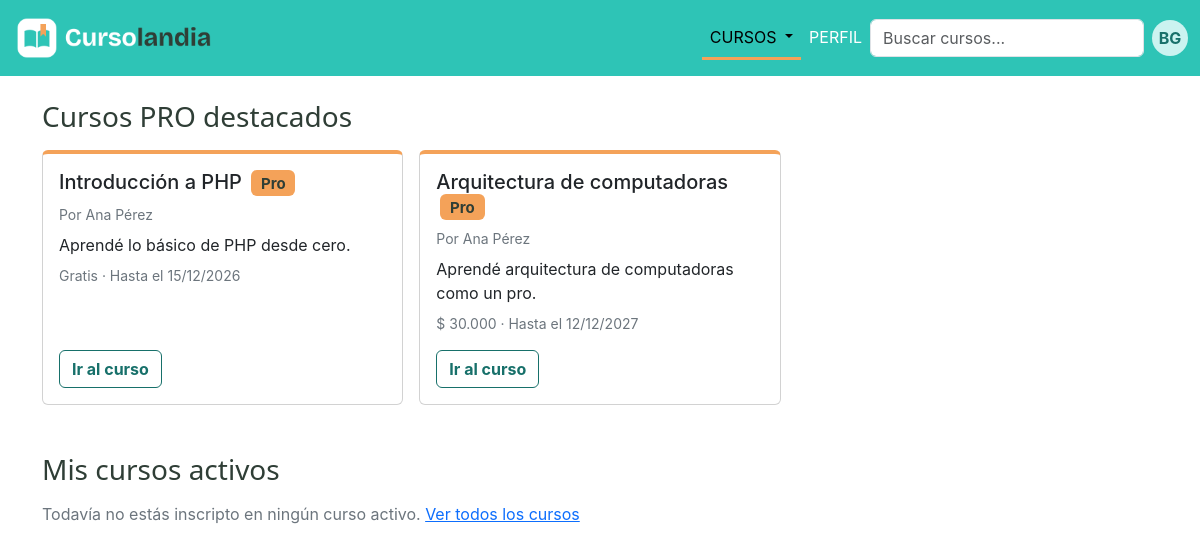
The app's page /vistas/principal.php (signed in), older data.
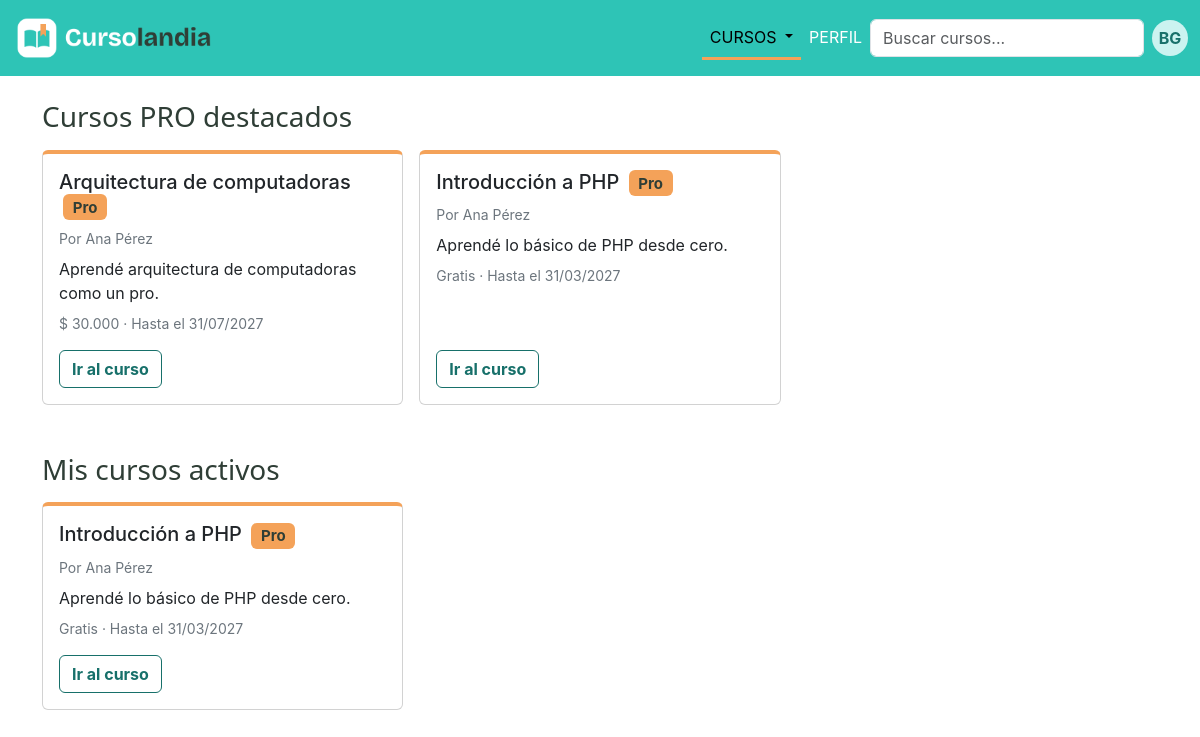
The same page, newer data.
### tables this page shows
CREATE TABLE curso (
    id_curso      INT UNSIGNED NOT NULL AUTO_INCREMENT,
    titulo        VARCHAR(100) NOT NULL,
    descripcion   TEXT NOT NULL,
    costo         DECIMAL(10,2) NULL,
    cupo          INT UNSIGNED NULL,
    fecha_inicio  DATE NOT NULL,
    fecha_fin     DATE NOT NULL,
    tipo_acceso   ENUM('publico','privado') NOT NULL DEFAULT 'publico',
    id_creador    INT UNSIGNED NOT NULL,
    PRIMARY KEY (id_curso),
    CONSTRAINT chk_curso_costo  CHECK (costo > 0),
    CONSTRAINT chk_curso_cupo   CHECK (cupo > 0),
    CONSTRAINT chk_curso_fechas CHECK (fecha_fin >= fecha_inicio),
    CONSTRAINT fk_curso_creador FOREIGN KEY (id_creador)
        REFERENCES usuario (id_usuario)
        ON UPDATE CASCADE
        ON DELETE RESTRICT
);

CREATE TABLE usuario (
    id_usuario        INT UNSIGNED NOT NULL COMMENT 'DNI del usuario',
    nombre            VARCHAR(50)  NOT NULL,
    apellido          VARCHAR(50)  NOT NULL,
    email             VARCHAR(100) NOT NULL UNIQUE,
    contrasenia       VARCHAR(255) NOT NULL,
    fecha_nacimiento  DATE NOT NULL,
    telefono          VARCHAR(20)  NULL,
    antecedentes      TEXT NULL,
    imagen_principal  VARCHAR(255) NOT NULL DEFAULT 'img/avatar-default.png',
    tipo_plan         ENUM('gratuito','pro') NOT NULL DEFAULT 'gratuito',
    fecha_venc_pro    DATE NULL,
    PRIMARY KEY (id_usuario),
    CONSTRAINT chk_usuario_dni CHECK (id_usuario BETWEEN 1000000 AND 99999999),
    CONSTRAINT chk_usuario_pro CHECK (tipo_plan = 'gratuito' OR fecha_venc_pro IS NOT NULL)
);

### controles/ControlCurso.php (called while the page is built, shortened)
<?php
require_once __DIR__ . '/../clases/Curso.php';
require_once __DIR__ . '/../clases/Usuario.php';
require_once __DIR__ . '/../traits/AccesoBD.php';
class ControlCurso
{
    public function obtenerDestacados()
    {
        $sql = self::SELECT_CURSO . "
                WHERE u.tipo_plan = 'pro' AND u.fecha_venc_pro >= CURDATE()
                  AND c.fecha_fin >= CURDATE()
                ORDER BY c.fecha_inicio";
        $resultado = $this->consultar($sql);
        return $this->armarCursos($resultado);
    }
    public function obtenerActivosDeInscripto(int $idUsuario)
    {
        $sql = self::SELECT_CURSO . "
                JOIN inscripcion i ON i.id_curso = c.id_curso
                WHERE i.id_usuario = ?
                  AND i.estado = 'confirmada'
                  AND CURDATE() BETWEEN c.fecha_inicio AND c.fecha_fin
                ORDER BY c.fecha_fin";
        $resultado = $this->consultar($sql,'i',[$idUsuario]);
        return $this->armarCursos($resultado);
    }
    private function armarCursos($resultado)
    {
        $cursos = [];
        while ($fila = mysqli_fetch_assoc($resultado)) {
            $creador = new Usuario(
                $fila['id_usuario'],
                $fila['nombre'],
                $fila['apellido'],
                $fila['email'],
                '',
                $fila['fecha_nacimiento'],
                $fila['telefono'],
                $fila['antecedentes'],
                $fila['imagen_principal'],
                $fila['tipo_plan'],
                $fila['fecha_venc_pro']
            );
            $cursos[] = new Curso(
                $fila['id_curso'],
                $fila['titulo'],
                $fila['descripcion'],
                $fila['costo'],
                $fila['cupo'],
                $fila['fecha_inicio'],
                $fila['fecha_fin'],
                $fila['tipo_acceso'],
                $creador
            );
        }
        return $cursos;
    }
}

### traits/AccesoBD.php (called while the page is built)
<?php
trait AccesoBD{
    private $conexion;
    public function __construct($conexion){
        $this->conexion = $conexion;
    }
    private function consultar(string $sql, string $tipos='', array $param=[]){
        $sentencia = mysqli_prepare($this->conexion,$sql);
        if($tipos!==''){
            mysqli_stmt_bind_param($sentencia,$tipos,...$param);
        }
        mysqli_stmt_execute($sentencia);
        return mysqli_stmt_get_result($sentencia);
    }
}

### clases/Curso.php (called while the page is built, shortened)
<?php
require_once __DIR__ . '/Usuario.php';
    class Curso{
        private $id;
        private $titulo;
        private $descripcion;
        private $costo;
        private $fecha_fin;
        private $creador;
        public function __construct($id,$titulo,$descripcion,$costo,$cupo,$fecha_inicio,$fecha_fin,$tipo_acceso,Usuario $creador){
            $this->id = $id;
            $this->titulo = $titulo;
            $this->descripcion = $descripcion;
            $this->costo = $costo;
            $this->fecha_fin = $fecha_fin;
            $this->creador = $creador;
        }
        public function getId(){
            return $this->id;
        }
        public function getTitulo(){
            return $this->titulo;
        }
        public function getDescripcion(){
            return $this->descripcion;
        }
        public function getCosto(){
            return $this->costo;
        }
        public function getFechaFin(){
            return $this->fecha_fin;
        }
        public function getCreador(){
            return $this->creador;
        }
        public function esGratuito(){
            return $this->costo === null;
        }
        public function esDestacado(){
            return $this->creador->esPro();
        }
    }

### clases/Usuario.php (called while the page is built, shortened)
<?php
class Usuario{
        private $nombre;
        private $apellido;
        private $tipo_plan;
        private $fecha_venc_pro;
        public function __construct($id_usuario,$nombre,$apellido,$email,$contrasenia,$fecha_nacimiento,$telefono,$antecedentes,$imagen_principal,$tipo_plan,$fecha_venc_pro){
            $this->nombre = $nombre;
            $this->apellido = $apellido;
            $this->tipo_plan = $tipo_plan;
            $this->fecha_venc_pro = $fecha_venc_pro;
        }
        public function getNombre(){
            return $this->nombre;
        }
        public function getApellido(){
            return $this->apellido;
        }
        public function esPro(){
            if($this->tipo_plan === 'pro' && date('Y-m-d')<=$this->fecha_venc_pro){
                return true;
            }
            return false;
        }
    }

### includes/tarjeta_curso.php (the view)
<?php
$precio = $curso->esGratuito() ? 'Gratis' : '$ ' . number_format($curso->getCosto(), 0, ',', '.');
$hasta  = date('d/m/Y', strtotime($curso->getFechaFin()));
?>
<div class="col-sm-6 col-lg-4">
    <div class="card h-100 <?= $curso->esDestacado() ? 'card-pro' : 'curso' ?>">
        <div class="card-body d-flex flex-column gap-2">
            <h5 class="card-title mb-0">
                <?= htmlspecialchars($curso->getTitulo()) ?>
                <?php if ($curso->esDestacado()): ?>
                    <span class="badge ms-1">Pro</span>
                <?php endif; ?>
            </h5>
            <p class="small text-secondary mb-0">Por <?= htmlspecialchars($curso->getCreador()->getNombre() . ' ' . $curso->getCreador()->getApellido()) ?></p>
            <p class="card-text mb-0"><?= htmlspecialchars($curso->getDescripcion()) ?></p>
            <p class="small text-secondary mb-2"><?= $precio ?> · Hasta el <?= $hasta ?></p>
            <a href="curso.php?id=<?= $curso->getId() ?>" class="btn link-curso mt-auto align-self-start">Ir al curso</a>
        </div>
    </div>
</div>

### vistas/principal.php (shortened to what the changed rows need)
<?php
require_once __DIR__ . '/../conexiones/conexion.php';
require_once __DIR__ . '/../controles/ControlCurso.php';
$controlCurso = new ControlCurso($conexion);
$destacados = $controlCurso->obtenerDestacados();
$misCursos  = $controlCurso->obtenerActivosDeInscripto($_SESSION['id_usuario']);
?>
<!DOCTYPE html>
<html lang="es">
<head>
    <link href="https://cdn.jsdelivr.net/npm/bootstrap@5.3.8/dist/css/bootstrap.min.css" rel="stylesheet">
    <link href="../css/styles.css" rel="stylesheet">
</head>
<body>
    <main class="container my-4">
        <section class="mb-5">
            <h2 class="h3 mb-3">Cursos PRO destacados</h2>
            <?php if (count($destacados) === 0): ?>
                <p class="text-secondary">Por ahora no hay cursos destacados.</p>
            <?php else: ?>
                <div class="row g-3">
                    <?php foreach ($destacados as $curso): ?>
                        <?php require __DIR__ . '/../includes/tarjeta_curso.php'; ?>
                    <?php endforeach; ?>
                </div>
            <?php endif; ?>
        </section>
        <section>
            <h2 class="h3 mb-3">Mis cursos activos</h2>
            <?php if (count($misCursos) === 0): ?>
                <p class="text-secondary">Todavía no estás inscripto en ningún curso activo. <a href="cursos.php">Ver todos los cursos</a></p>
            <?php else: ?>
                <div class="row g-3">
                    <?php foreach ($misCursos as $curso): ?>
                        <?php require __DIR__ . '/../includes/tarjeta_curso.php'; ?>
                    <?php endforeach; ?>
                </div>
            <?php endif; ?>
        </section>
    </main>
</body>
</html>

Row changes from the older to the newer data that the page shows:
changed curso "Arquitectura de computadoras": fecha_fin "12/12/2027" → "31/07/2027"; moves up the list
now on one of the page's lists (row edited): curso: titulo "Introducción a PHP", id_creador.apellido "Ana Pérez", descripcion "Aprendé lo básico de PHP desde cero.", costo "Gratis", fecha_fin "31/03/2027"
changed curso "Introducción a PHP": fecha_fin "15/12/2026" → "31/03/2027"
Text that changed along with them:
text no longer shown: "Todavía no estás inscripto en ningún curso activo. Ver todos los cursos"
